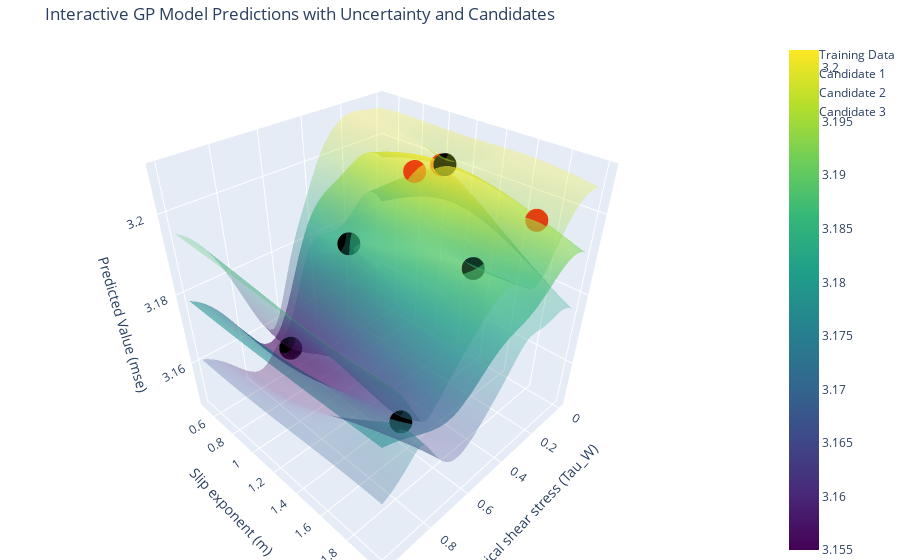

The notebook cell this image was saved under:
### Code cell
fig = go.Figure()


fig.add_trace(go.Surface(
    x=x_grid, y=y_grid, z=pred_mean,
    colorscale='Viridis', opacity=0.6, name="GP Mean"
))


fig.add_trace(go.Surface(
    x=x_grid, y=y_grid, z=pred_mean + pred_std,
    colorscale='Viridis', opacity=0.3, showscale=False, name="GP Mean + Std"
))


fig.add_trace(go.Surface(
    x=x_grid, y=y_grid, z=pred_mean - pred_std,
    colorscale='Viridis', opacity=0.3, showscale=False, name="GP Mean - Std"
))


fig.add_trace(go.Scatter3d(
    x=train_x[:, 0].numpy(),
    y=train_x[:, 1].numpy(),
    z=train_y.flatten().numpy(),
    mode='markers',
    marker=dict(size=8, color='black'),
    name='Training Data'
))


for i in range(candidate.shape[0]):  
    
    cand = model(input_transform(candidate[i].unsqueeze(0)))
    cand_var = torch.diagonal(cand.covariance_matrix, 0)
    cand_mean, _ = outcome_transform.untransform(cand.mean, cand_var)
    
    
    fig.add_trace(go.Scatter3d(
        x=[candidate[i, 0].item()],
        y=[candidate[i, 1].item()],
        z=[cand_mean.item()],
        mode='markers',
        marker=dict(size=8, color='red'),
        name=f'Candidate {i + 1}'
    ))


fig.update_layout(
    scene=dict(
        xaxis_title="Critical shear stress (Tau_W)",
        yaxis_title="Slip exponent (m)",
        zaxis_title="Predicted Value (mse)"
    ),
    title="Interactive GP Model Predictions with Uncertainty and Candidates",
    margin=dict(l=0, r=0, b=0, t=40)
)

# Show the plot
fig.show()
fig.write_html("gp_model_predictions.html")

### Figure 1 — Plotly figure (JSON) as saved in the notebook; plotly's stock layout.template omitted (floating-point values rounded to 4 significant figures; data arrays with more than 128 entries replaced by an {"elided": "..."} marker saying what was removed)
{"data": [{"colorscale": [[0, "#440154"], [0.1111, "#482878"], [0.2222, "#3e4989"], [0.3333, "#31688e"], [0.4444, "#26828e"], [0.5556, "#1f9e89"], [0.6667, "#35b779"], [0.7778, "#6ece58"], [0.8889, "#b5de2b"], [1, "#fde725"]], "name": "GP Mean", "opacity": 0.6, "type": "surface", "x": {"elided": "50x50 float values"}, "y": {"elided": "50x50 float values"}, "z": {"elided": "50x50 float values"}}, {"colorscale": [[0, "#440154"], [0.1111, "#482878"], [0.2222, "#3e4989"], [0.3333, "#31688e"], [0.4444, "#26828e"], [0.5556, "#1f9e89"], [0.6667, "#35b779"], [0.7778, "#6ece58"], [0.8889, "#b5de2b"], [1, "#fde725"]], "name": "GP Mean + Std", "opacity": 0.3, "showscale": false, "type": "surface", "x": {"elided": "50x50 float values"}, "y": {"elided": "50x50 float values"}, "z": {"elided": "50x50 float values"}}, {"colorscale": [[0, "#440154"], [0.1111, "#482878"], [0.2222, "#3e4989"], [0.3333, "#31688e"], [0.4444, "#26828e"], [0.5556, "#1f9e89"], [0.6667, "#35b779"], [0.7778, "#6ece58"], [0.8889, "#b5de2b"], [1, "#fde725"]], "name": "GP Mean - Std", "opacity": 0.3, "showscale": false, "type": "surface", "x": {"elided": "50x50 float values"}, "y": {"elided": "50x50 float values"}, "z": {"elided": "50x50 float values"}}, {"marker": {"color": "black", "size": 8}, "mode": "markers", "name": "Training Data", "type": "scatter3d", "x": [0.2985, 0.4342, 0.8245, 0.6489, 0.08723], "y": [1.617, 0.876, 1.857, 0.647, 1.13], "z": [3.188, 3.185, 3.173, 3.156, 3.202]}, {"marker": {"color": "red", "size": 8}, "mode": "markers", "name": "Candidate 1", "type": "scatter3d", "x": [0.1601], "y": [1], "z": [3.2]}, {"marker": {"color": "red", "size": 8}, "mode": "markers", "name": "Candidate 2", "type": "scatter3d", "x": [0.001], "y": [1], "z": [3.199]}, {"marker": {"color": "red", "size": 8}, "mode": "markers", "name": "Candidate 3", "type": "scatter3d", "x": [0.06132], "y": [1.739], "z": [3.196]}], "layout": {"margin": {"b": 0, "l": 0, "r": 0, "t": 40}, "scene": {"xaxis": {"title": {"text": "Critical shear stress (Tau_W)"}}, "yaxis": {"title": {"text": "Slip exponent (m)"}}, "zaxis": {"title": {"text": "Predicted Value (mse)"}}}, "title": {"text": "Interactive GP Model Predictions with Uncertainty and Candidates"}}}
